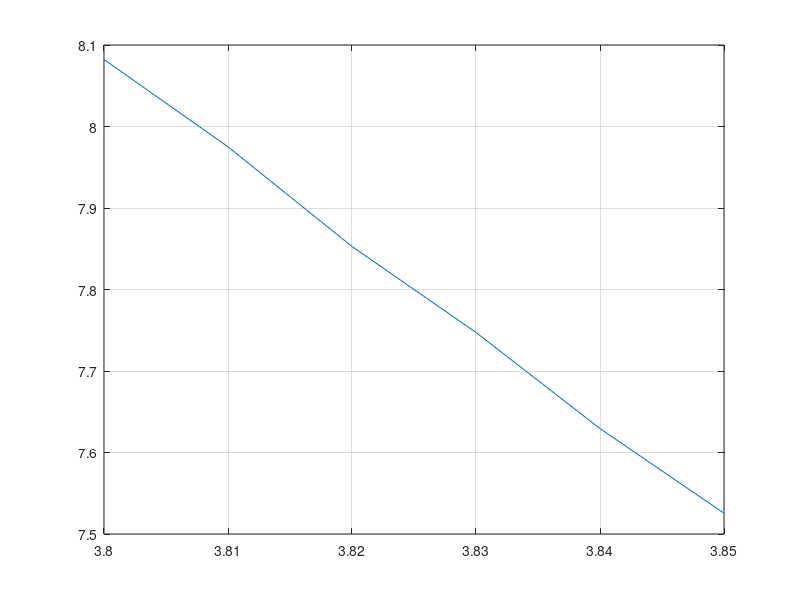

MATLAB code to generate this figure:
A = [3.80 3.81 3.82 3.83 3.84 3.85]
E = [8.08227364 7.97505477 7.85280037 7.74731553 7.62938518 7.52552627]
plot(A , E);
grid on;
